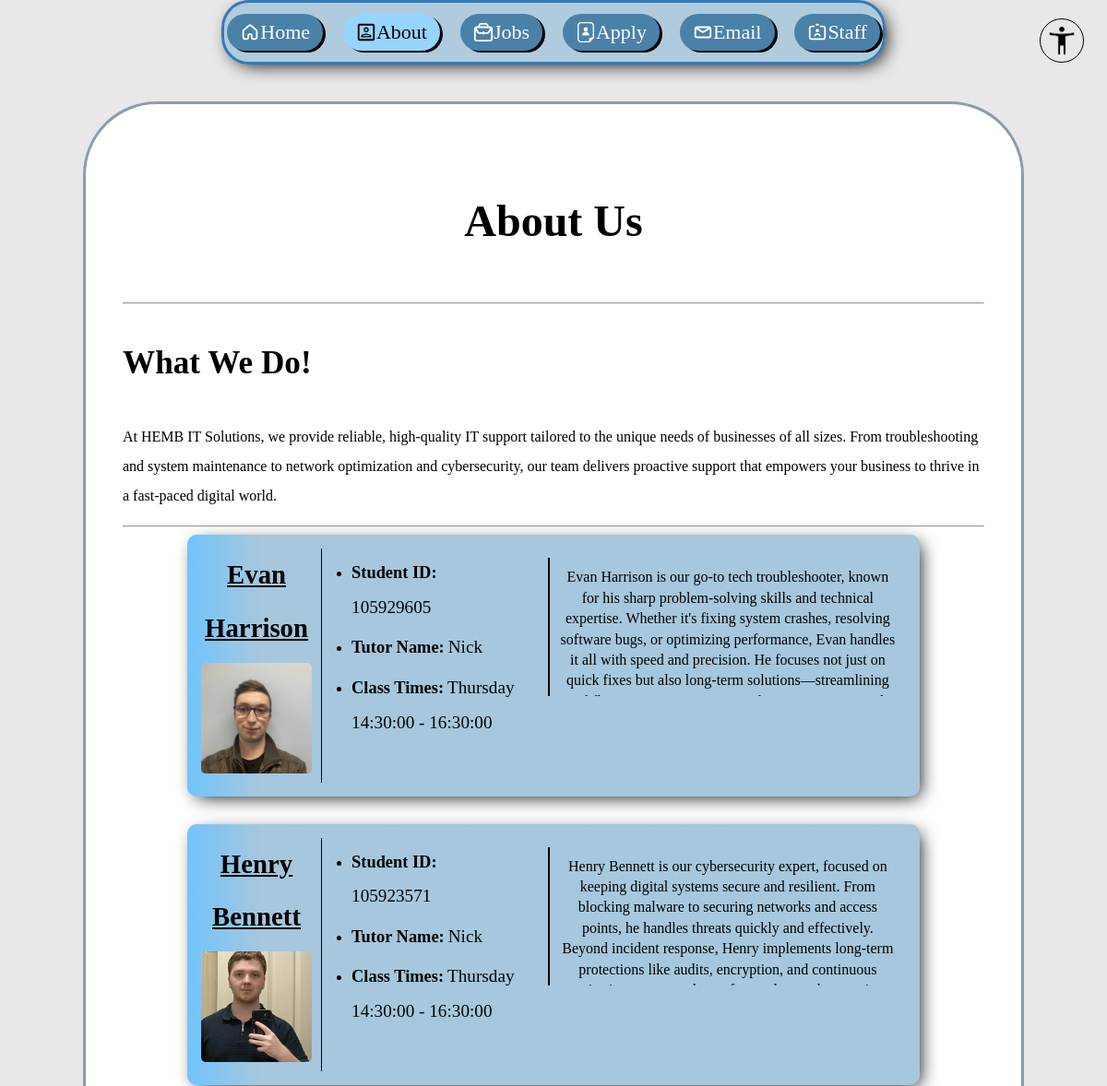
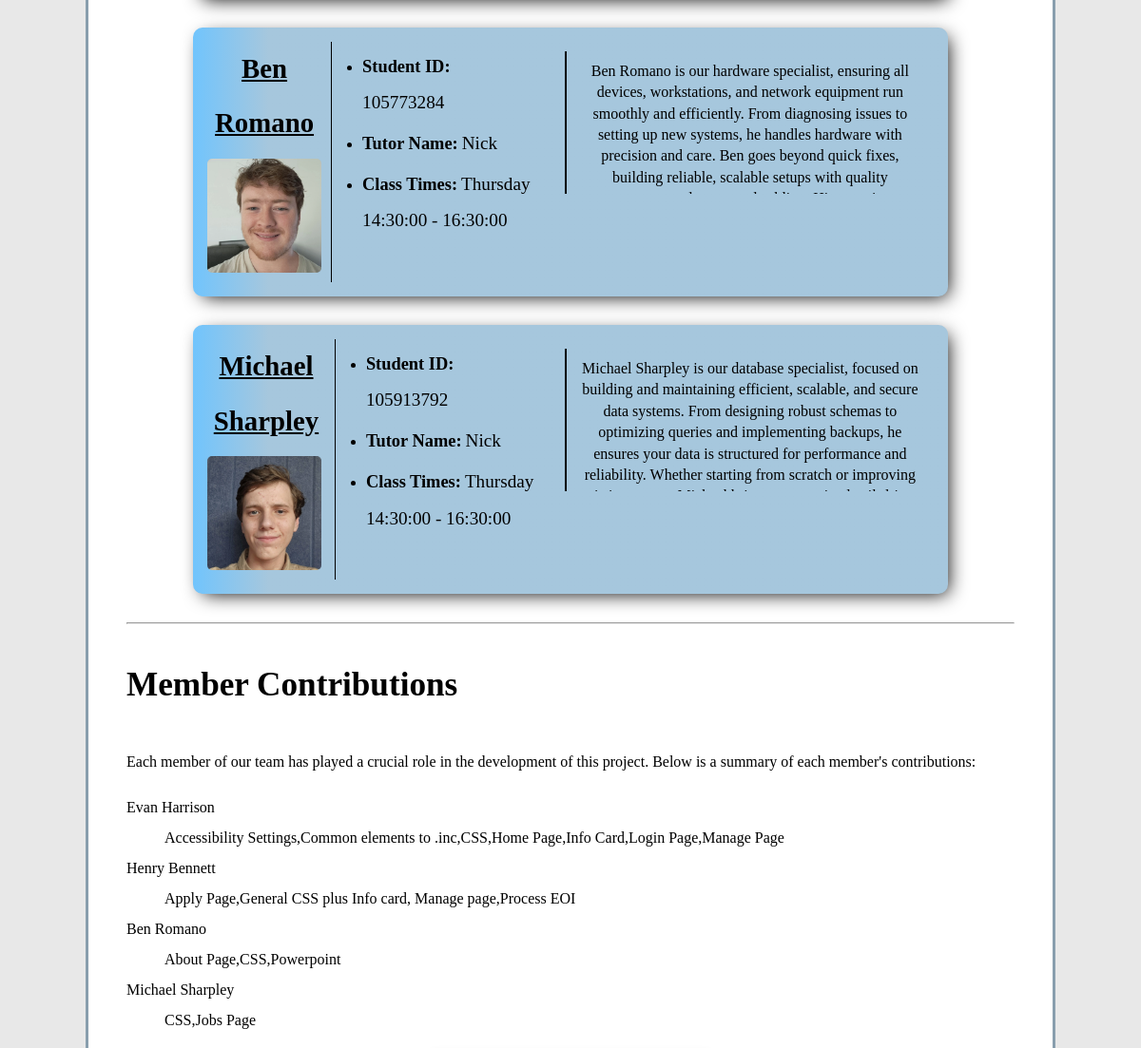
The page /about.php (upper part) on the database as committed earlier (2 pictures, top to bottom).
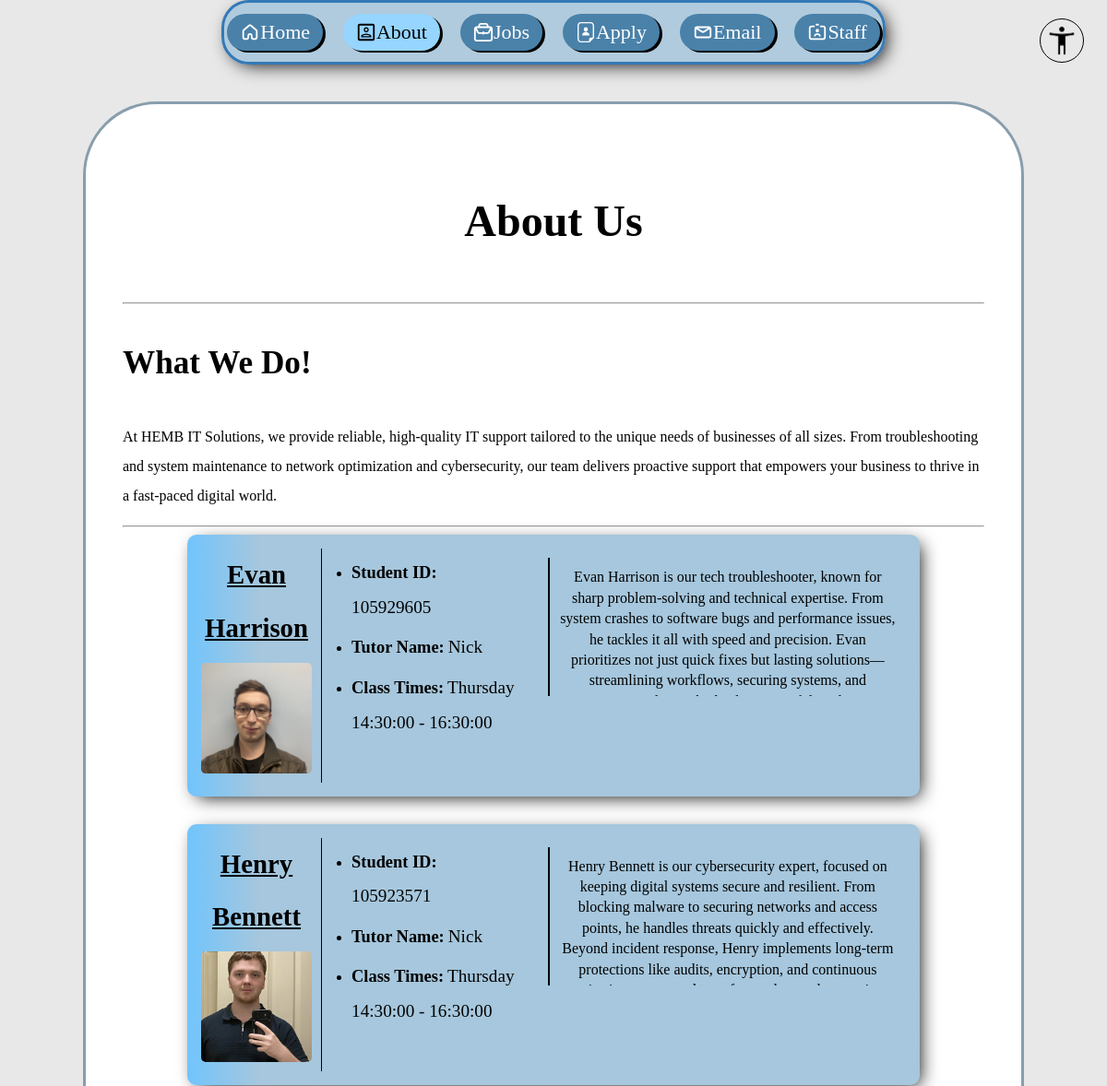
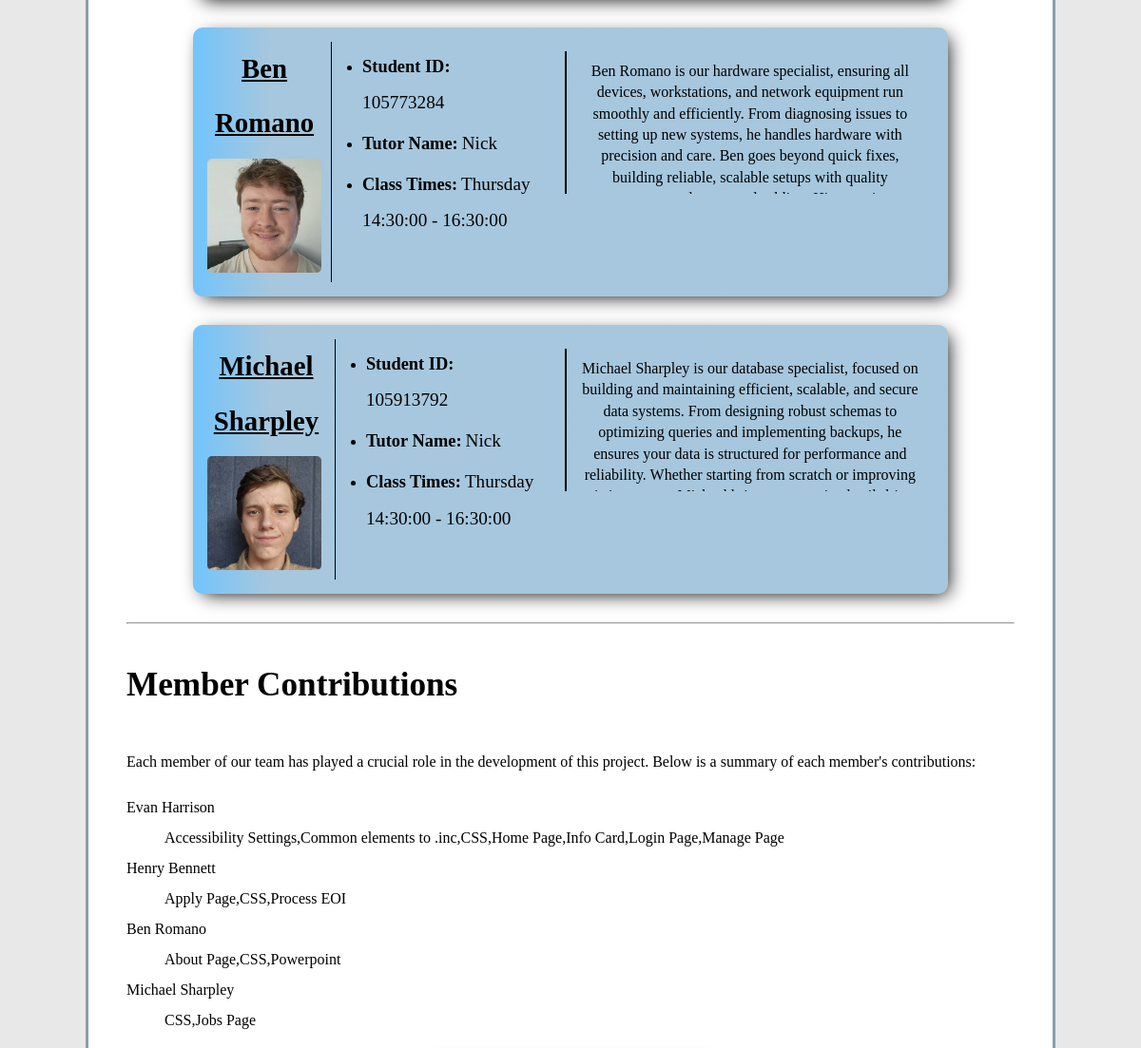
The same page on the database as committed later (2 pictures, top to bottom).
### tables this page shows
CREATE TABLE `employees` (
  `ID` int(10) UNSIGNED NOT NULL COMMENT 'The employees ID',
  `First_name` varchar(100) NOT NULL COMMENT 'The Employees first name',
  `Last_name` varchar(100) NOT NULL COMMENT 'The Employees last name',
  `Student_ID` int(9) NOT NULL COMMENT 'The employees student ID',
  `Tutor_ID` int(11) UNSIGNED NOT NULL COMMENT 'The link to the tutor for this employee',
  `Class_Time_ID` int(11) UNSIGNED NOT NULL COMMENT 'The foreign key link to the class times',
  `Photo` varchar(255) NOT NULL COMMENT 'The file name for the photo of this employee',
  `Photo_Alt` varchar(255) NOT NULL COMMENT 'The Employees alternate description for the photo incase it doesn''t load or for accessibility reasons',
  `Description` text NOT NULL COMMENT 'The description of what this employee does for the company'
);

CREATE TABLE `tutors` (
  `Tutor_ID` int(11) UNSIGNED NOT NULL COMMENT 'The ID for a tutor',
  `Name` varchar(100) NOT NULL COMMENT 'The Name for that tutor'
);

CREATE TABLE `class_times` (
  `Class_Time_ID` int(11) UNSIGNED NOT NULL COMMENT 'The unique identifier of the class time',
  `Day` enum('Monday','Tuesday','Wednesday','Thursday','Friday') NOT NULL COMMENT 'The day when the class happens',
  `Start_Time` time NOT NULL COMMENT 'The time when the class starts',
  `End_Time` time NOT NULL COMMENT 'the time when class ends'
);

### about.php (the view, shortened to what this page needs)
<?php
include './php/functionality.php';
require_once './php/settings.php';
$conn = new mysqli($host, $user, $pwd, $sql_db);
$query = "
SELECT
    e.*,
    t.Name               AS tutor_Name,
    ct.Day              AS class_time_Day,
    ct.Start_Time       AS class_start_time,
    ct.End_Time         AS class_end_time,
    GROUP_CONCAT(c.Contribution ORDER BY c.Contribution SEPARATOR ',') AS contributions
FROM employees AS e
    LEFT JOIN tutors AS t
        ON e.Tutor_ID = t.Tutor_ID
    LEFT JOIN class_times AS ct
        ON e.Class_Time_ID = ct.Class_Time_ID
    LEFT JOIN contributions AS c
        ON e.ID = c.Employee_ID
    GROUP BY e.ID;
";
$result = $conn->query($query);
?>
<!DOCTYPE html>
<html lang="en" class="<?php set_accessibility(); ?>">
    <head>
        <link rel="stylesheet" href="./styles/styles.css" />
    </head>
    <body>
        <?php
            include './inc/accessibility.inc';
            include './inc/navigation.inc';
        ?>
            <main id="About_Main">
                <h1 id="about_us_heading">About Us</h1>
                <hr>
            <h2 class="about_us">What We Do!</h2>
            <p class="about_us">
                At HEMB IT Solutions, we provide reliable, high-quality IT support tailored to the unique needs of businesses of all sizes.
                From troubleshooting and system maintenance to network optimization and cybersecurity, our team delivers proactive support
                that empowers your business to thrive in a fast-paced digital world.
            </p>
            <hr />
            <div id="employee_info">
                <?php
                while ($row = $result->fetch_assoc()) {
                    echo "<div class='employee_box main_section'>";
                    echo "<div class='individual_employee'>";
                    echo "<div class='title_image_and_list_flex_container'>";
                    echo "<div class='title_image'>";
                    echo "<h3>" . htmlspecialchars($row['First_name']) . " " . htmlspecialchars($row['Last_name']) . "</h3>";
                    echo "<img class='individual_employee_photos' src='images/" . htmlspecialchars($row['Photo']) . "' alt='Front-facing picture of " . htmlspecialchars($row['First_name']) . ", one of the team members'>";
                    echo "</div>";
                    echo "<div class='info-section'>";
                    echo "<ul>";
                    echo "<li><strong>Student ID:</strong> <span class='info-value'>" . htmlspecialchars($row['Student_ID']) . "</span></li>";
                    echo "<li><strong>Tutor Name:</strong> <span class='info-value'>" . htmlspecialchars($row['tutor_Name']) . "</span></li>";
                    echo "<li><strong>Class Times:</strong> <span class='info-value'>" . htmlspecialchars($row['class_time_Day']) . " " . htmlspecialchars($row['class_start_time']) . " - " . htmlspecialchars($row['class_end_time']) . "</span></li>";
                    echo "</ul>";
                    echo "</div>";
                    echo "</div>";
                    echo "<div class='description_box'><p>" . htmlspecialchars($row['Description']) . "</p></div>";
                    echo "</div>";
                    echo "</div>";
                }
                ?>
            </div>
            <hr />
            <section id="member_contributions">
                <h2>Member Contributions</h2>
                <p>Each member of our team has played a crucial role in the development of this project. Below is a summary of each member's contributions:</p>
                <dl>
                    <?php
                    $result = $conn->query($query);
                    while ($row = $result->fetch_assoc()) {
                        echo "<dt>" . htmlspecialchars($row['First_name']) . " " . htmlspecialchars($row['Last_name']) . "</dt>";
                        echo "<dd>" . htmlspecialchars($row['contributions']) . "</dd>";
                    }
                    ?>
                </dl>
            </section>
            </main>
    </body>
</html>

### php/functionality.php (shortened to what this page needs)
<?php
    function set_accessibility(): void {
        $preferences = implode(" ", array_filter(
            $_SESSION['accessibility'],
            function($array_item) {
                return !str_contains($array_item, "default");
            }
        ));
        if ($preferences == "") {
            echo "";
        }
        else {
            echo $preferences;
        }
    }

### inc/accessibility.inc (shortened to what this page needs)
<section id="access_dropdown">
    <section id="dropdown_preview" tabindex="0">
        <img src="./images/accessibility_icon.webp" alt="an image of a person with a disability icon">
    </section>
</section>

### inc/navigation.inc
<?php
    $currentfile = basename($_SERVER['PHP_SELF'])
?>
<nav class="main_navigation" id="<?php echo substr($currentfile, 0, -4); ?>_nav">
    <a class="<?php if ($currentfile == "index.php") { echo "current";} ?>" href="./index.php"><?php echo NAV_SVG_ICONS['Home']; ?>Home</a>
    <a class="<?php if ($currentfile == "about.php") { echo "current";} ?>" href="./about.php"><?php echo NAV_SVG_ICONS['About']; ?>About</a>
    <a class="<?php if ($currentfile == "jobs.php") { echo "current";} ?>" href="./jobs.php"><?php echo NAV_SVG_ICONS['Jobs']; ?>Jobs</a>
    <a class="<?php if ($currentfile == "apply.php") { echo "current";} ?>" href="./apply.php"><?php echo NAV_SVG_ICONS['Apply']; ?>Apply</a>
    <a href="mailto:hemb.ithelp@gmail.com"><?php echo NAV_SVG_ICONS['Email']; ?>Email</a>
    <a class="<?php if ($currentfile == "login.php") { echo "current";} ?>" href="./login.php"><?php echo NAV_SVG_ICONS['Staff']; ?>Staff</a>
</nav>

Rows that differ between the two databases and show on the page:
changed employees "Evan": Description "Evan Harrison is our go-to tech troubleshooter, known for his sharp problem-solving skills and technical expertise. Whether it's fixing system crashes, resolving software bugs, or optimizing performance, Evan handles it all with speed and precision. He focuses not just on quick fixes but also long-term solutions—streamlining…" → "Evan Harrison is our tech troubleshooter, known for sharp problem-solving and technical expertise. From system crashes to software bugs and performance issues, he tackles it all with speed and precision. Evan prioritizes not just quick fixes but lasting solutions—streamlining workflows, securing systems, and…"
computed for employees "Henry": contributions "Apply Page,General CSS plus Info card, Manage page,Process EOI" → "Apply Page,CSS,Process EOI"
